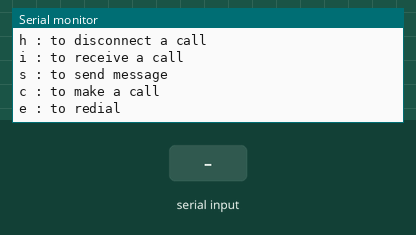
Recording of a sketch running on a simulated Arduino Mega 2560, built with avr-gcc and run on an emulated ATmega2560. Shown: the last lines printed to the serial monitor. Inputs (shaded band) come from the test bench. The modem accepts every AT command (registered, SIM ready, sends succeed) and sends nothing else.

Above: at 1.4 s.
1.5 s: "s" received over Serial
At 2.7 s:
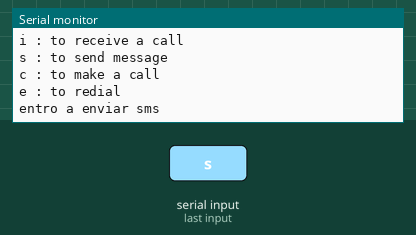
3.0 s: "s" received over the second serial link
6.0 s: "c" received over Serial
At 6.8 s:
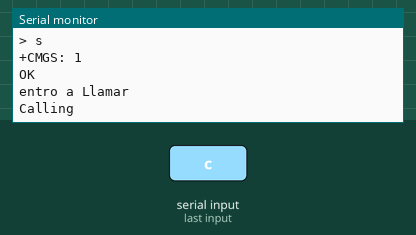
7.5 s: "c" received over the second serial link
At 8.6 s:
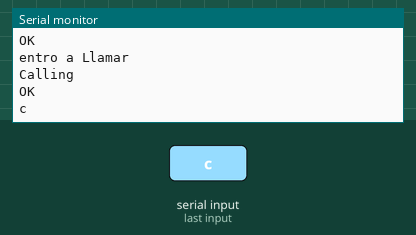
9.0 s: "h" received over Serial
At 9.8 s:
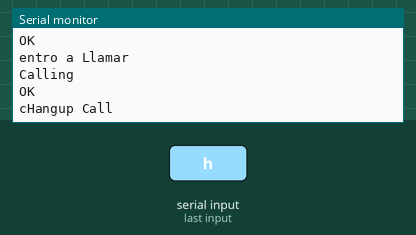
10.5 s: "h" received over the second serial link
At 10.9 s:
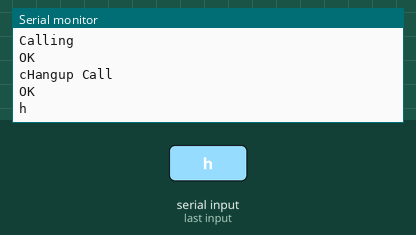

The sketch:

sim900a_serial_2_avila.ino
```cpp
#include <SoftwareSerial.h>
SoftwareSerial mySerial(18, 19); //Mega 2560 pin 18 RX al TX5 del sim900a mini y Mega 2560 pin 19 TX al RX5 del sim900a mini
char msg;
char call;

void setup()
{
  mySerial.begin(9600);   // Setting the baud rate of GSM Module
  Serial.begin(9600);    // Setting the baud rate of Serial Monitor (Arduino)
  Serial.println("GSM SIM900A BEGIN");
  Serial.println("Enter character for control option:");
  Serial.println("h : to disconnect a call");
  Serial.println("i : to receive a call");
  Serial.println("s : to send message");
  Serial.println("c : to make a call");
  Serial.println("e : to redial");
  Serial.println();
  delay(100);
}

void loop()
{
  if (Serial.available()>0)
   switch(Serial.read())
  {
    case 's':
      SendMessage();
      break;
    case 'c':
      MakeCall();
      break;
    case 'h':
      HangupCall();
      break;
    case 'e':
      RedialCall();
      break;
    case 'i':
      ReceiveCall();
      break;
  }
 if (mySerial.available()>0)
 Serial.write(mySerial.read());
}

void SendMessage()
{
  Serial.println("entro a enviar sms"); //para ver si entra al proceso.
  mySerial.println("AT+CMGF=1\r");    //Sets the GSM Module in Text Mode
  delay(1000);  // Delay of 1000 milli seconds or 1 second
  mySerial.println("AT+CMGS=\"+584245142978\"\r"); // Aqui el numero de telefono
  delay(1000);
  mySerial.println("prueba 1 confirmado Yeah");// The SMS text you want to send
  delay(100);
   mySerial.println((char)26);// ASCII code of CTRL+Z
  delay(1000);
}

void ReceiveMessage()
{
  mySerial.println("AT+CNMI=2,2,0,0,0"); // AT Command to recieve a live SMS
  delay(1000);
  if (mySerial.available()>0)
  {
    msg=mySerial.read();
    Serial.print(msg);
  }
}

void MakeCall()
{
  Serial.println("entro a Llamar"); //para ver si entra al proceso.
  mySerial.println("ATD+584245142978;"); // ATDxxxxxxxxxx; -- watch out here for semicolon at the end!!
  Serial.println("Calling  "); // print response over serial port
  delay(1000);
}


void HangupCall()
{
  mySerial.println("ATH");
  Serial.println("Hangup Call");
  delay(1000);
}

void ReceiveCall()
{
  mySerial.println("ATA");
  delay(1000);
  {
    call=mySerial.read();
    Serial.print(call);
  }
}

void RedialCall()
{
  mySerial.println("ATDL");
  Serial.println("Redialing");
  delay(1000);
}
```

Measured:
- after the input at 1.5 s, the serial monitor: prints a new line at once (image 1)
- after the input at 6.0 s, the serial monitor: prints a new line at once (image 2)
- after the input at 7.5 s, the serial monitor: prints a new line at once (image 3)
- after the input at 9.0 s, the serial monitor: prints a new line at once (image 4)
- after the input at 10.5 s, the serial monitor: prints a new line at once (image 5)
